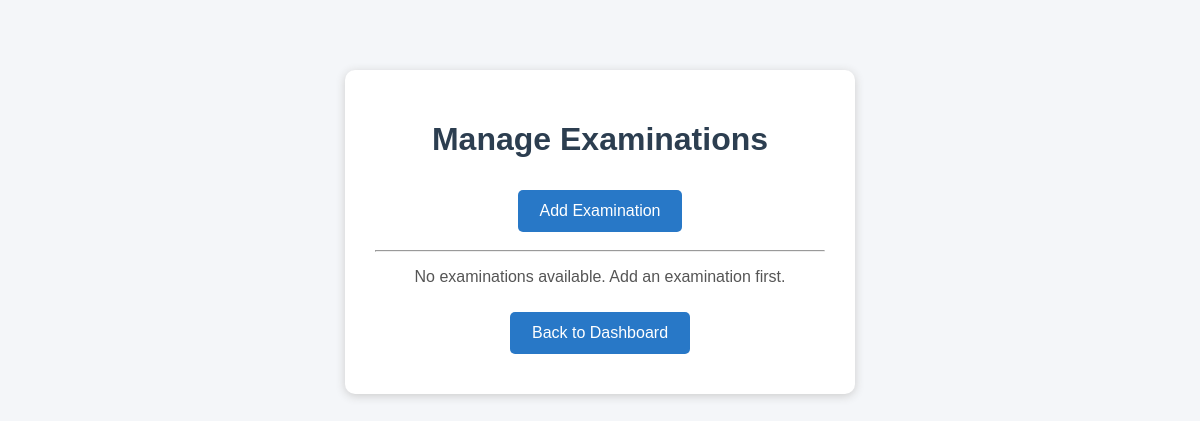
The app's page /admin/examinations (signed in), older data.
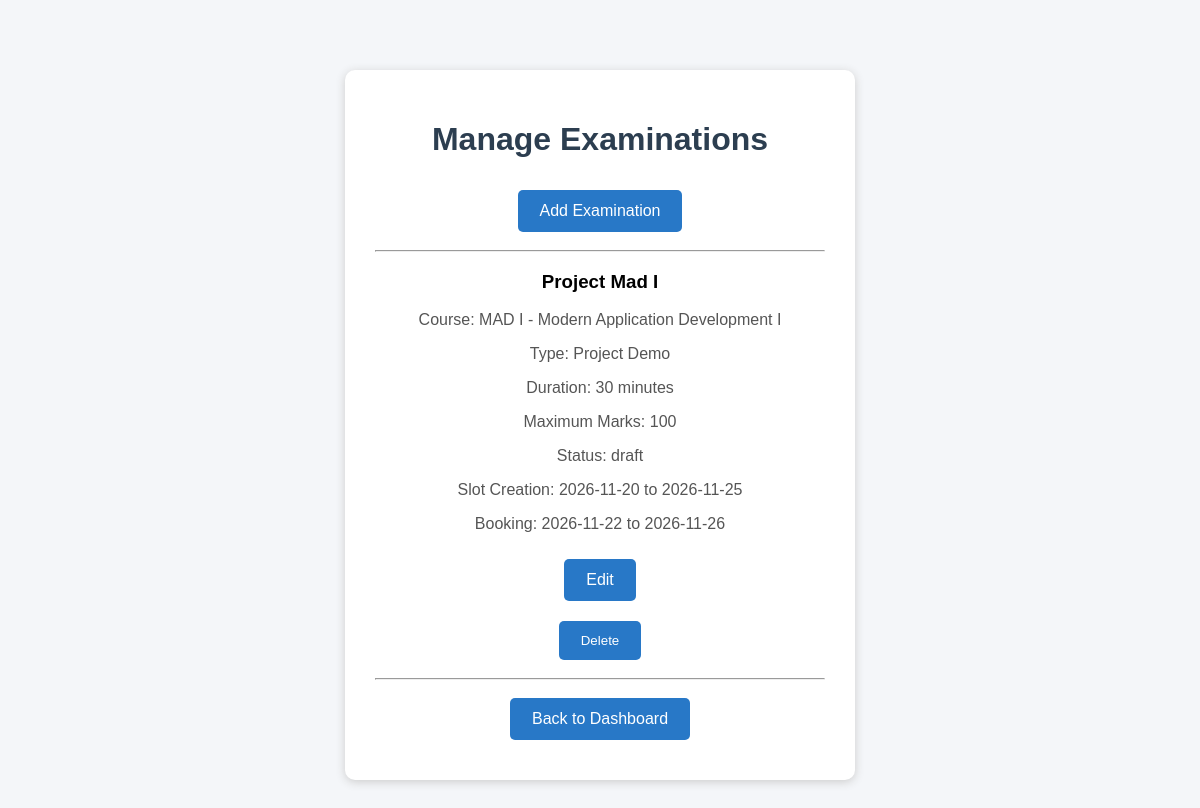
The same page, newer data.
### tables this page shows
CREATE TABLE examinations (
            id INTEGER PRIMARY KEY AUTOINCREMENT,
            course_id INTEGER NOT NULL,
            exam_name TEXT NOT NULL,
            exam_type TEXT NOT NULL,
            duration INTEGER NOT NULL,
            maximum_marks INTEGER NOT NULL,
            slot_creation_start TEXT,
            slot_creation_end TEXT,
            booking_start TEXT,
            booking_end TEXT,
            status TEXT DEFAULT 'draft',
            results_published INTEGER DEFAULT 0,
            FOREIGN KEY (course_id) REFERENCES courses(id)
        );

CREATE TABLE courses (
            id INTEGER PRIMARY KEY AUTOINCREMENT,
            course_code TEXT UNIQUE NOT NULL,
            course_name TEXT NOT NULL,
            description TEXT,
            status TEXT DEFAULT 'active'
        );

### app.py (the view)
@app.route("/admin/examinations")
def admin_examinations():
    if not is_admin():
        return redirect(url_for("login"))
    conn = get_db_connection()
    examinations = conn.execute("""
        SELECT examinations.*, courses.course_name,
               courses.course_code
        FROM examinations
        JOIN courses
        ON examinations.course_id = courses.id
        ORDER BY examinations.id DESC
    """).fetchall()
    conn.close()
    return render_template(
        "admin/examinations.html",
        examinations=examinations
    )

### app.py (called while the page is built)
def is_admin():
    return "user_id" in session and session.get("role") == "admin"

### database.py (called while the page is built)
def get_db_connection():
    conn = sqlite3.connect(DATABASE)
    conn.execute("PRAGMA foregin_key = ON") # Foregin keys ko enable karta hai yeh
    conn.row_factory = sqlite3.Row # row ko dictonary ki thara acces kar sakta hai
    return conn

### templates/admin/examinations.html (shortened to what this page needs)
<!DOCTYPE html>
<html>
<head>
    <link rel="stylesheet"
    href="{{ url_for('static', filename='style.css') }}">
</head>
<body>
    <div class="container">
        <h1>Manage Examinations</h1>
        <a href="/admin/examinations/add" class="btn">
            Add Examination
        </a>
        <hr>
        {% if examinations %}
            {% for exam in examinations %}
                <h3>{{ exam["exam_name"] }}</h3>
                <p>Course: {{ exam["course_code"] }} - {{ exam["course_name"] }}</p>
                <p>Type: {{ exam["exam_type"] }}</p>
                <p>Duration: {{ exam["duration"] }} minutes</p>
                <p>Maximum Marks: {{ exam["maximum_marks"] }}</p>
                <p>Status: {{ exam["status"] }}</p>
                <p>Slot Creation:
                    {{ exam["slot_creation_start"] }}
                    to
                    {{ exam["slot_creation_end"] }}
                </p>
                <p>Booking:
                    {{ exam["booking_start"] }}
                    to
                    {{ exam["booking_end"] }}
                </p>
                <a href="/admin/examinations/edit/{{ exam['id'] }}"
                   class="btn">
                    Edit
                </a>
                <form method="POST"
                      action="/admin/examinations/delete/{{ exam['id'] }}">
                    <button type="submit">
                        Delete
                    </button>
                </form>
                <hr>
            {% endfor %}
        {% else %}
            <p>No examinations available. Add an examination first.</p>
        {% endif %}
        <a href="/admin/dashboard" class="btn">
            Back to Dashboard
        </a>
    </div>
</body>
</html>

### static/style.css (style rules this page uses)
body { font-family: Arial, sans-serif; background-color: #f4f6f9; margin: 0; padding: 0; }
.container { width: 80%; max-width: 450px; margin: 70px auto; padding: 30px; background-color: white; text-align: center; border-radius: 10px; box-shadow: 0 2px 10px #cccccc; }
h1 { color: #2c3e50; }
p { color: #555; }
button, .btn { display: inline-block; padding: 12px 22px; margin: 10px; background-color: #2878c7; color: white; border: none; border-radius: 5px; text-decoration: none; cursor: pointer; }

Row changes from the older to the newer data that the page shows:
added examinations: exam_name "Project Mad I", course_code "MAD I", course_name "Modern Application Development I", exam_type "Project Demo", duration "30", maximum_marks "100", status "draft", slot_creation_start "2026-11-20", slot_creation_end "2026-11-25", booking_start "2026-11-22", booking_end "2026-11-26"
Text that changed along with them:
text no longer shown: "No examinations available. Add an examination first."
